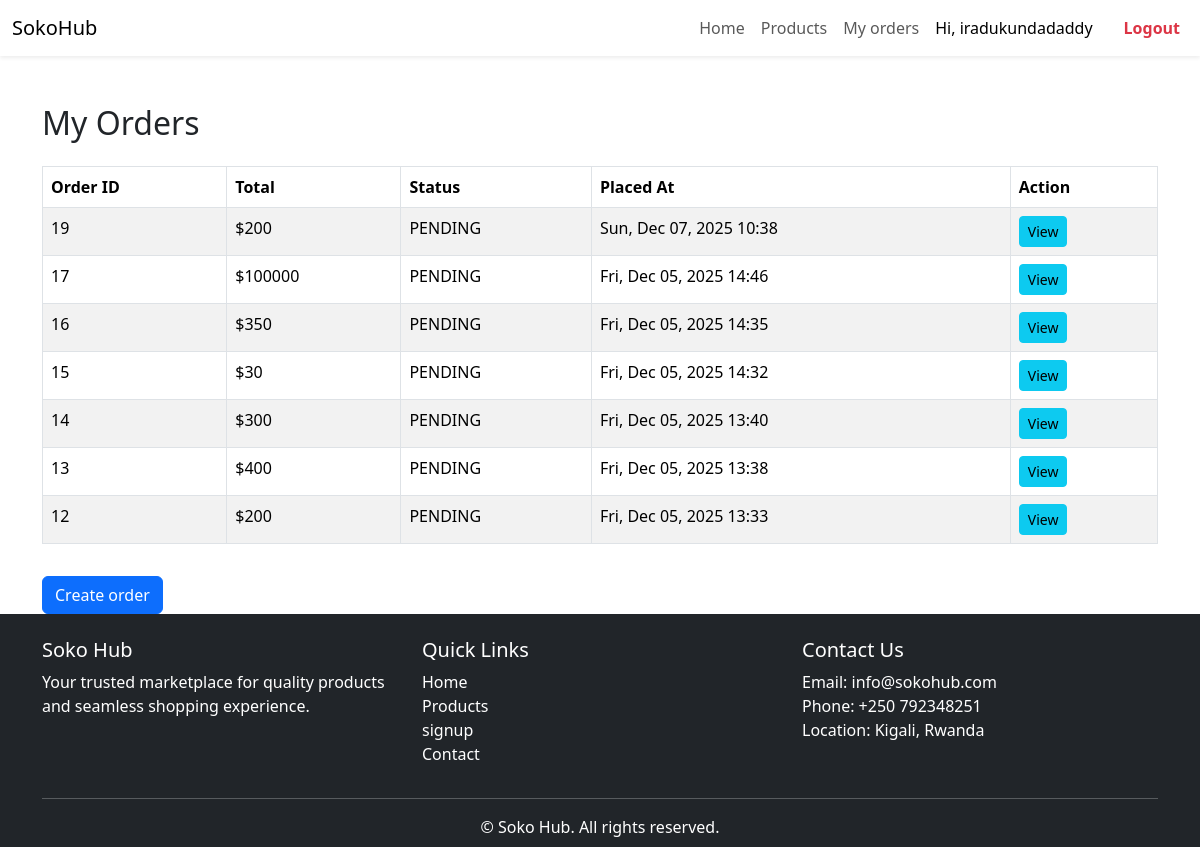
Before: /my-orders/ (signed in) with the older database file.
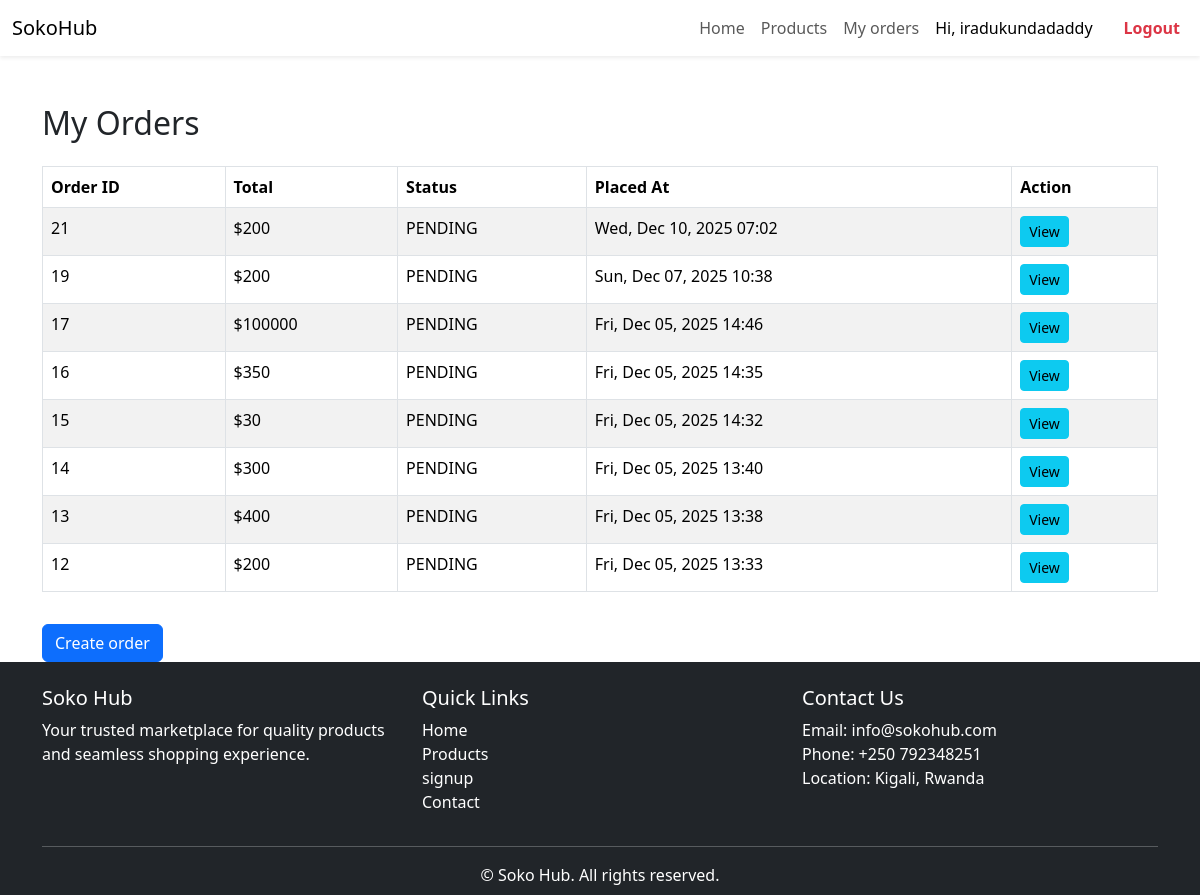
After: the same page with the newer database file.
### orders/models.py (models this page shows, shortened)
class Order(models.Model):
    STATUS_CHOICE = [
        ("PENDING","Pending"),
        ("PAID","Paid"),
        ("ACTIVE","Active")
    ]
    customer = models.ForeignKey('accounts.CustomUser',on_delete = models.CASCADE)
    phone = models.CharField( max_length=50)
    delivery_address = models.CharField(max_length=255)
    created_at  = models.DateTimeField(auto_now_add=True)
    status= models.CharField(max_length=255,choices = STATUS_CHOICE)
    total = models.IntegerField()

### orders/views.py (the view)
# urls.py: path("my-orders/", customer_orders, name="customer_orders"),
def customer_orders(request):
    orders = Order.objects.filter(customer=request.user).order_by('-created_at')
    context = {
        "orders": orders
    }
    return render(request, "orders/customer_orders.html", context)

### orders/templates/orders/customer_orders.html (shortened to what this page needs)
{% extends "accounts/base.html" %}
{% block content %}
<div class="container mt-5">
    <h2 class="mb-4">My Orders</h2>
    {% if orders %}
    <table class="table table-bordered table-striped">
        <thead>
            <tr>
                <th>Order ID</th>
                <th>Total</th>
                <th>Status</th>
                <th>Placed At</th>
                <th>Action</th>
            </tr>
        </thead>
        <tbody>
            {% for order in orders %}
            <tr>
                <td>{{ order.id }}</td>
                <td>${{ order.total }}</td>
                <td>{{ order.status }}</td>
                <td>{{ order.created_at|date:"D, M d, Y H:i" }}</td>
                <td>
                    <a href="{% url 'order_confirmation' order.id %}" class="btn btn-sm btn-info">View</a>
                </td>
            </tr>
            {% endfor %}
        </tbody>
    </table>
    {% else %}
    <p>You have not placed any orders yet.</p>
    {% endif %}
    <button class="btn btn-primary mt-3" onclick="window.location.href='{% url 'product_list' %}'">Create order</button>
</div>
{% endblock %}

Changed rows visible on the page:
added Order: id "21", total "200", status "PENDING", created_at "Wed, Dec 10, 2025 07:02"
